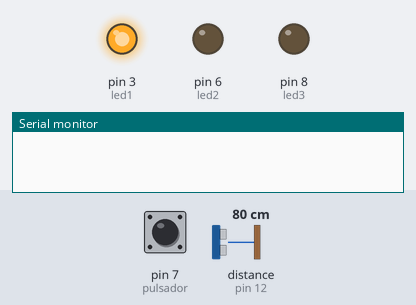
A sketch run on a simulated Arduino Uno, built with avr-gcc and run on an emulated ATmega328P. On the bench: output pins drawn as LEDs (lit = HIGH), the last lines printed to the serial monitor. Wiring (inferred from the names in the program): ultrasonic range finder: trigger pin 11; echo pin 12. The test bench sets the inputs (shaded band); at power-on: pin 7 (pulsador) HIGH, distance to the obstacle (sensor on pin 12) 80 cm. The echo pulse lasts 58.3 µs per cm; pins used as bus, display or sensor lines are not drawn.

Above: at 1.2 s.
1.3 s: pin 7 (pulsador) pulled LOW for 0.25 s
At 2.0 s:
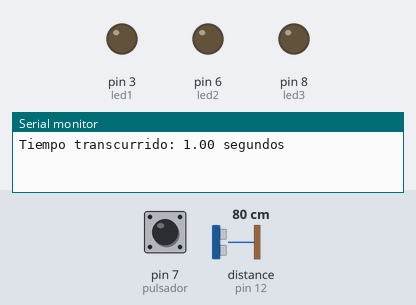
3.6 s: distance to the obstacle (sensor on pin 12) set to 67 cm
5.1 s: distance to the obstacle (sensor on pin 12) set to 58 cm
At 5.7 s:
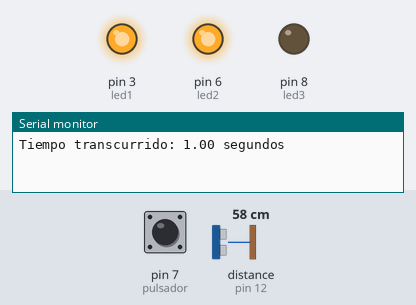
6.7 s: pin 7 (pulsador) pulled LOW for 1 s
At 9.4 s:
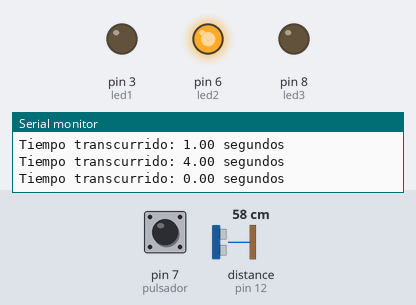
9.7 s: distance to the obstacle (sensor on pin 12) set to 22 cm
11.2 s: distance to the obstacle (sensor on pin 12) set to 19 cm
At 12.2 s:
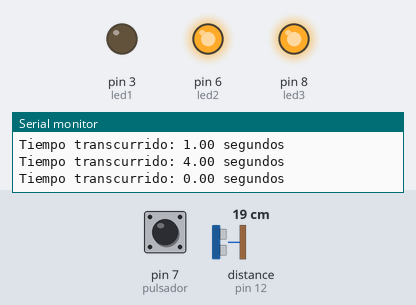
Timing chart, 0 to 13.8 s (numbered marks = the images above; inputs shaded):
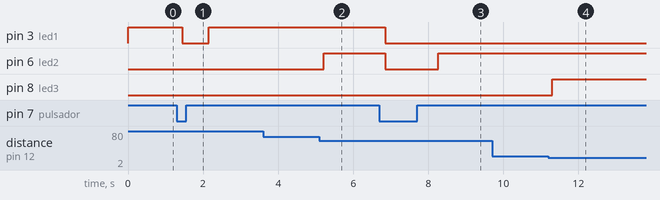

The sketch:

Reto1.ino
```cpp
/*
Ultrasonic sensor Pins:

VCC: +5VDC

Pinil Trig: Trigger (INPUT)

Echo: Echo (OUTPUT) Pin 12

GND: GND

*/


int trigPin = 11;
int echoPin = 12;
int pulsador = 7;
int led1 = 3;
int led2 = 6;
int led3 = 8;

long duration, cm;

unsigned long tiempoinicio = 0;
unsigned long tiempofin = 0;
float tiempopulsado = 0;


bool ledEncendido = false;


void setup() {
  Serial.begin(9600);
  pinMode(trigPin, OUTPUT);
  pinMode(echoPin, INPUT);
  pinMode(pulsador, INPUT_PULLUP);
  pinMode(led1, OUTPUT);
  pinMode(led2, OUTPUT);
  pinMode(led3, OUTPUT);

  digitalWrite(led1, LOW);
  digitalWrite(led2, LOW);
  digitalWrite(led3, LOW);
}

void loop() {

  digitalWrite(trigPin, LOW);
  delayMicroseconds(5);
  digitalWrite(trigPin, HIGH);
  delayMicroseconds(10);
  digitalWrite(trigPin, LOW);

  duration = pulseIn(echoPin, HIGH);
  cm = (duration / 2.0) / 29.1;


  if (cm > 60) {
    digitalWrite(led1, HIGH);
  }

  if (cm >= 20 && cm <= 60) {
    digitalWrite(led2, HIGH);
  }

  if (cm < 20) {
    digitalWrite(led3, HIGH);
  }

  if (ledEncendido == false && (digitalRead(led1) == HIGH || digitalRead(led2) == HIGH || digitalRead(led3) == HIGH)) {
    tiempoinicio = millis();
    ledEncendido = true;
  }

  //  Revisar pulsador
  if (digitalRead(pulsador) == LOW) {
    tiempofin = millis();
    tiempopulsado = (tiempofin - tiempoinicio) / 1000;

    // Apaga LEDs
    digitalWrite(led1, LOW);
    digitalWrite(led2, LOW);
    digitalWrite(led3, LOW);

    Serial.print("Tiempo transcurrido: ");
    Serial.print(tiempopulsado);
    Serial.println(" segundos");

    ledEncendido = false;
    delay(500);
  }

  delay(200);
}
```

Measured:
- the behaviour switches between 62 and 61 cm on distance to the obstacle (sensor on pin 12) (found by bisection; images 1 and 2)
- the behaviour switches between 21 and 20 cm on distance to the obstacle (sensor on pin 12) (found by bisection; images 3 and 4)
- after the input at 1.3 s, pin 3 (led1): HIGH → LOW after 0.14 s, → HIGH 0.71 s later
- after the input at 3.6 s, every drawn part: stays the same
- after the input at 5.1 s, pin 6 (led2): LOW → HIGH after 0.12 s
- after the input at 6.7 s, pin 3 (led1): HIGH → LOW after 0.15 s; pin 6 (led2): HIGH → LOW after 0.15 s, → HIGH 1.4 s later
- after the input at 9.7 s, every drawn part: stays the same
- after the input at 11.2 s, pin 8 (led3): LOW → HIGH after 0.10 s
